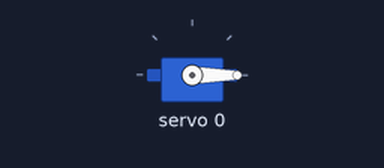
Recording of a sketch running on a simulated Arduino Uno, built with avr-gcc and run on an emulated ATmega328P. On the bench: servo. What the sketch prints to the serial monitor is not drawn.

Above: at 0.1 s.
At 1.5 s:
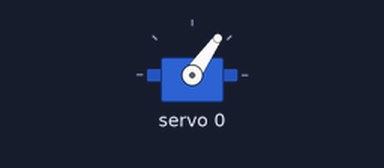
At 3.03 s:
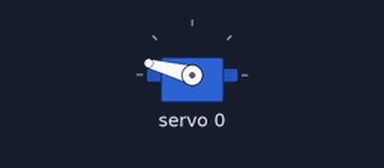
At 37.8 s:
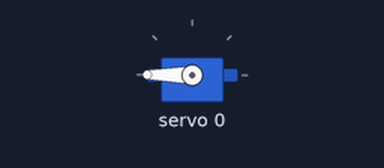
Timing chart, 0 to 39.3 s (numbered marks = the images above):
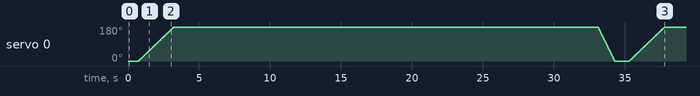

The sketch:

PWMLEDTEST.ino
```cpp
#include <Wire.h>
#include <Adafruit_PWMServoDriver.h>

Adafruit_PWMServoDriver pwm = Adafruit_PWMServoDriver();

#define SERVOMIN  0 //0 - 4096
#define SERVOMAX  4096

void setup(){
  Serial.begin(9600);
  Serial.println("LED PWM Test");
  pwm.begin();
  pwm.setPWMFreq(60);
}


void loop(){
  for(uint16_t pulselen = SERVOMIN; pulselen < SERVOMAX; pulselen+=2){
   pwm.setPWM(0, 0, pulselen);
   Serial.println(pulselen);
   delay(10);
  }
  for(uint16_t pulselen = SERVOMAX; pulselen > SERVOMIN; pulselen-=2){
   pwm.setPWM(0, 0, pulselen);
   Serial.println(pulselen);
   delay(1);
  }
}
```
